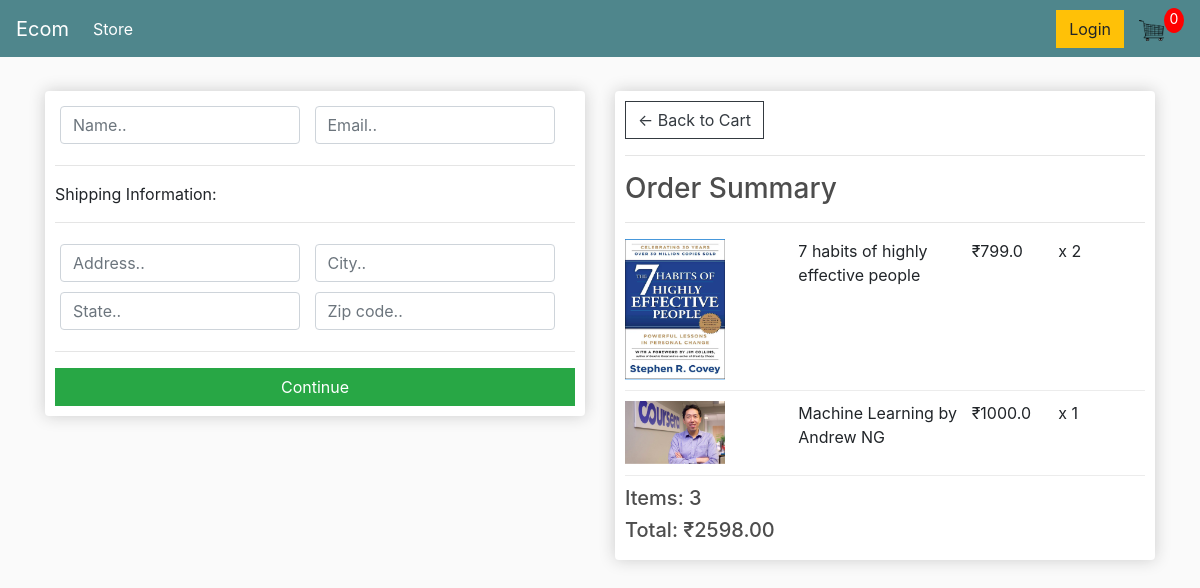
Screenshot of /checkout/ (signed in) with the database file from the repository.
### store/models.py (models this page shows, shortened)
class OrderItem(models.Model):
    product=models.ForeignKey(Product,on_delete=models.SET_NULL,null=True)
    order=models.ForeignKey(Order,on_delete=models.SET_NULL,null=True)
    quantity=models.IntegerField(default=0,null=True,blank=True)
    date_added=models.DateTimeField(auto_now_add=True)
    @property
    def get_total(self):
        total=self.product.price*self.quantity
        return total

class Product(models.Model):
    name=models.CharField(max_length=200)
    price=models.FloatField()
    digital=models.BooleanField(default=False,null=True,blank=True)
    image=models.ImageField(null=True,blank=True)
    @property
    def imageURL(self):
        try:
            url=self.image.url
        except:
            url=''
        return url

class Order(models.Model):
    customer=models.ForeignKey(Customer,on_delete=models.SET_NULL,null=True,blank=True)
    date_ordered=models.DateTimeField(auto_now_add=True)
    complete=models.BooleanField(default=False,null=True,blank=True)
    transaction_id=models.CharField(max_length=100,null=True)
    @property
    def get_cart_total(self):
        orderitems=self.orderitem_set.all()
        total=sum([item.get_total for item in orderitems])
        return total
    @property
    def get_cart_items(self):
        orderitems=self.orderitem_set.all()
        total=sum([item.quantity for item in orderitems])
        return total

### store/views.py (the view)
# urls.py: path('checkout/',views.checkout,name='checkout'),
def checkout(request):
    if request.user.is_authenticated:
        customer=request.user.customer
        order,created=Order.objects.get_or_create(customer,complete=False) #creating an object or quering one
        items=order.orderitem_set.all() # it will get all the orderitems that have this order as parent
    else:
        items=[]
        order={'get_cart_total':0, 'get_cart_items':0}
    context={'items':items, 'order':order}
    return render(request,'store/checkout.html',context)

### store/templates/store/checkout.html (shortened to what this page needs)
{% extends 'store/main.html' %}
{% load static %}
{% block content %}
    <div class="row">
        <div class="col-lg-6">
            <div class="box-element" id="form-wrapper">
                <form id="form">
                    <div id="user-info">
                        <div class="form-field">
                            <input required class="form-control" type="text" name="name" placeholder="Name..">
                        </div>
                        <div class="form-field">
                            <input required class="form-control" type="email" name="email" placeholder="Email..">
                        </div>
                    </div>
                    <div id="shipping-info">
                        <hr>
                        <p>Shipping Information:</p>
                        <hr>
                        <div class="form-field">
                            <input class="form-control" type="text" name="address" placeholder="Address..">
                        </div>
                        <div class="form-field">
                            <input class="form-control" type="text" name="city" placeholder="City..">
                        </div>
                        <div class="form-field">
                            <input class="form-control" type="text" name="state" placeholder="State..">
                        </div>
                        <div class="form-field">
                            <input class="form-control" type="text" name="zipcode" placeholder="Zip code..">
                        </div>
                    </div>
	                <hr>
	                <input id="form-button" class="btn btn-success btn-block" type="submit" value="Continue">
                </form>
            </div>
        </div>
        <br>
        <div class="col-lg-6">
            <div class="box-element">
                <a  class="btn btn-outline-dark" href="{% url 'cart' %}">&#x2190; Back to Cart</a>
                <hr>
                <h3>Order Summary</h3>
                <hr>
                {% for item in items %}
                <div class="cart-row">
                    <div style="flex:2"><img class="row-image" src="{{item.product.imageURL}}"></div>
                    <div style="flex:2"><p>{{item.product.name}}</p></div>
                    <div style="flex:1"><p>&#8377;{{item.product.price}}</p></div>
                    <div style="flex:1"><p>x {{item.quantity}}</p></div>
                </div>
                {% endfor %}
                <h5>Items:   {{order.get_cart_items}}</h5>
                <h5>Total:   &#8377;{{order.get_cart_total|floatformat:2}}</h5>
            </div>
        </div>
    </div>
{% endblock content %}

### static/css/main.css (style rules this page uses)
body { background-color: hsl(0, 0%, 98%); }
h1,h2,h3,h4,h5,h6 { color:hsl(0, 0%, 30%); }
.box-element { box-shadow:hsl(0, 0%, 80%) 0 0 16px; background-color: #fff; border-radius: 4px; padding: 10px; }
.col-lg-4, .col-lg-6, .col-lg-8, .col-lg-12 { margin-top: 10px; }
.btn { border-radius: 0; }
.row-image { width: 100px; }
.form-field { width:250px; display: inline-block; padding: 5px; }
.cart-row { display: flex; align-items: flex-stretch; padding-bottom: 10px; margin-bottom: 10px; border-bottom: 1px solid #ececec; }

### rows the page displays
OrderItem: product.imageURL (picture), product.name "7 habits of highly effective people", product.price "799.0", quantity "2"
OrderItem: product.imageURL (picture), product.name "Machine Learning by Andrew NG", product.price "1000.0", quantity "1"
Order: get_cart_items "3", get_cart_total "2598.00"
